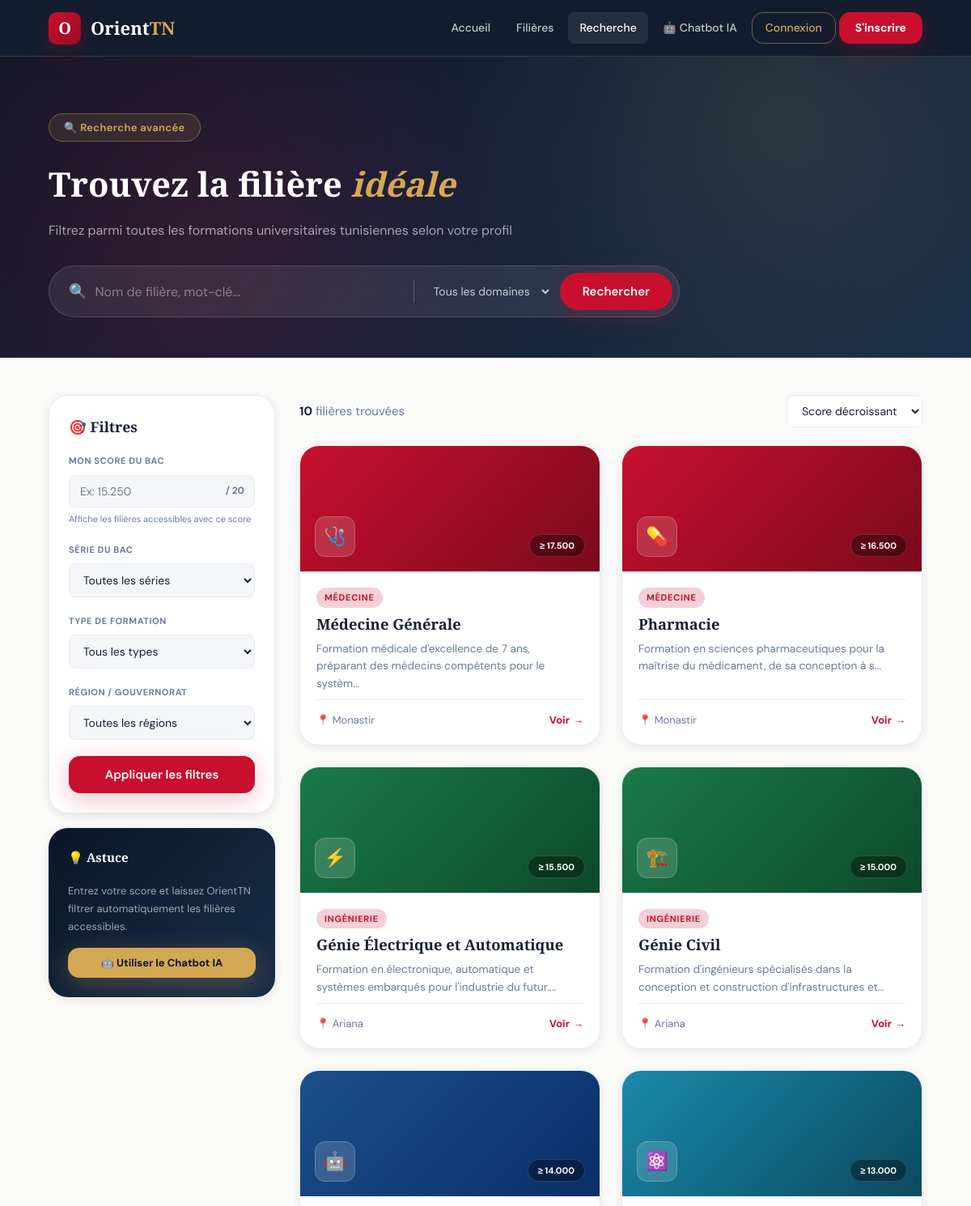
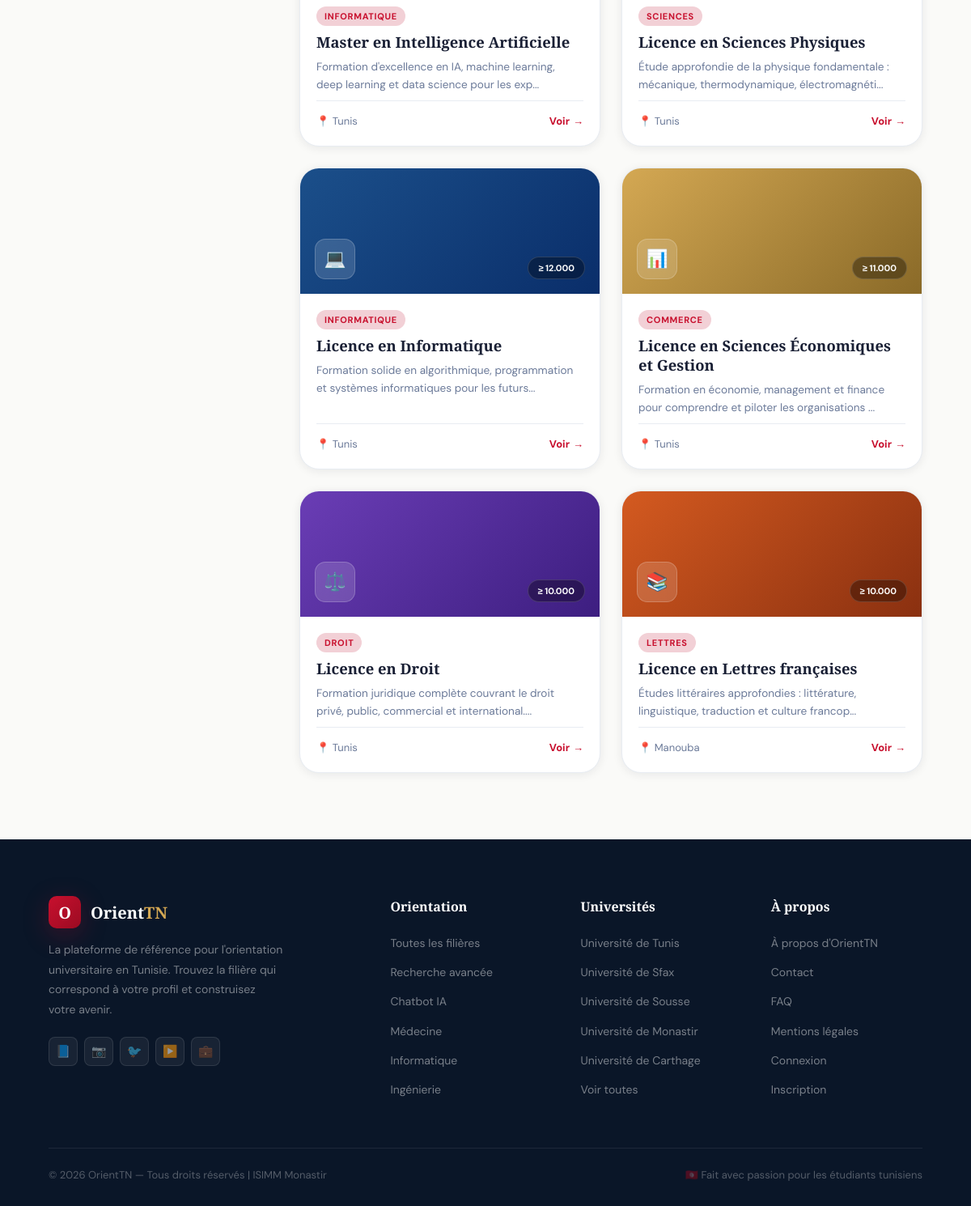
Page /recherche.php on the earlier database version (2 pictures, top to bottom).
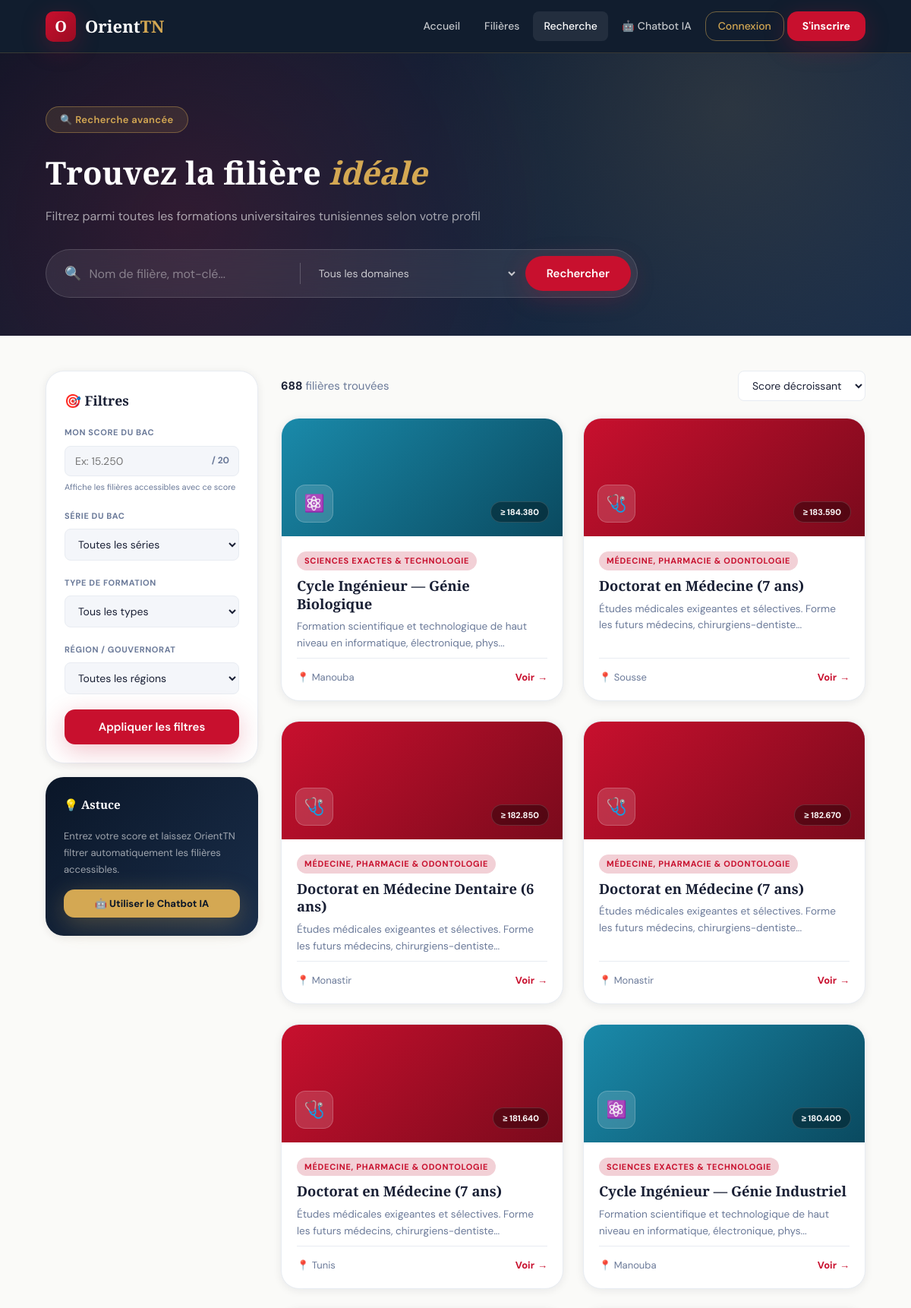
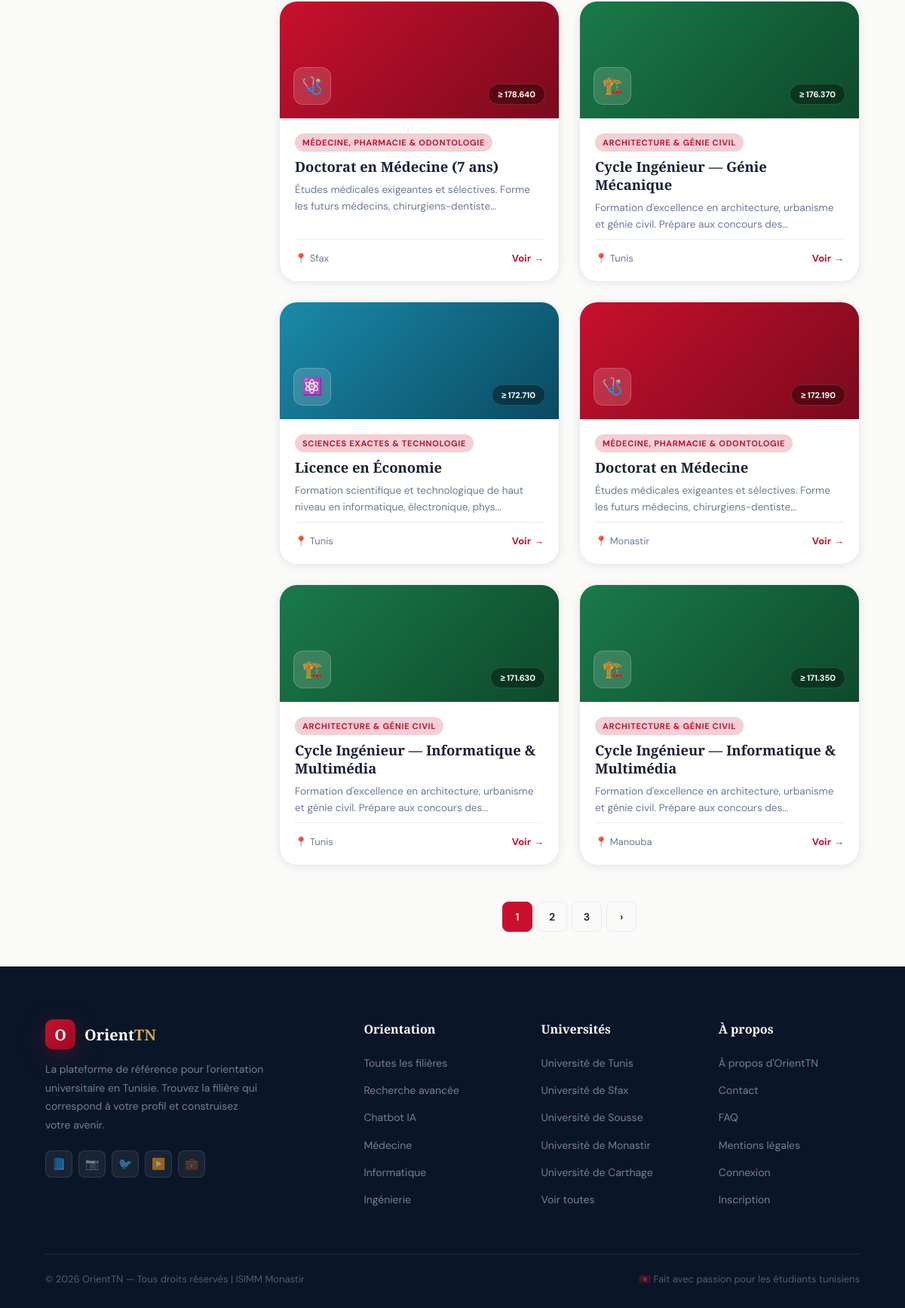
Same page on the later database version (2 pictures, top to bottom).
### tables this page shows
CREATE TABLE filieres (
    id              INT PRIMARY KEY AUTO_INCREMENT,
    code_orientation VARCHAR(10) NOT NULL UNIQUE COMMENT 'Code 5 chiffres du guide officiel',
    titre           VARCHAR(200) NOT NULL,
    domaine         VARCHAR(100) NOT NULL,
    type_formation  VARCHAR(100),
    description     TEXT,
    description_longue TEXT,
    debouches       JSON,
    matieres        JSON,
    universite_id   INT,
    score_min       DECIMAL(6,2) NOT NULL COMMENT 'Score min sur 210',
    score_moyen     DECIMAL(6,2),
    score_max       DECIMAL(6,2),
    capacite        INT,
    duree           TINYINT DEFAULT 3,
    langue          VARCHAR(60),
    formule_calcul  VARCHAR(100) COMMENT 'Formule de calcul du score (ex: FG+M)',
    bac_requis      VARCHAR(200) COMMENT 'Sections du bac acceptées',
    icon            VARCHAR(10),
    couleur_classe  VARCHAR(20) DEFAULT 'ct-def',
    statut          ENUM('active','inactive') DEFAULT 'active',
    created_at      DATETIME DEFAULT NOW(),
    updated_at      DATETIME DEFAULT NOW() ON UPDATE NOW(),
    FOREIGN KEY (universite_id) REFERENCES universites(id),
    INDEX idx_score    (score_min),
    INDEX idx_domaine  (domaine),
    INDEX idx_statut   (statut)
);

CREATE TABLE gouvernorats (
    id          INT PRIMARY KEY AUTO_INCREMENT,
    nom         VARCHAR(60)  NOT NULL,
    region      VARCHAR(60)  NOT NULL,
    created_at  DATETIME DEFAULT NOW()
);

### recherche.php (the view, shortened to what the changed rows need)
<?php
require('config.php');
$sort    = isset($_GET['sort'])    ? trim($_GET['sort'])      : 'score_desc';
$page    = max(1, (int)($_GET['page'] ?? 1));
$perPage = 12;
$where = ["f.statut = 'active'"];
$orderMap = [
    'score_desc' => 'f.score_min DESC',
    'score_asc'  => 'f.score_min ASC',
    'titre_asc'  => 'f.titre ASC',
    'recent'     => 'f.id DESC',
];
$orderBy = $orderMap[$sort] ?? 'f.score_min DESC';
$whereSql = implode(' AND ', $where);
$totalRow = $conn->query("
    SELECT COUNT(*) as c FROM filieres f
    LEFT JOIN universites u ON f.universite_id = u.id
    LEFT JOIN gouvernorats g ON u.gouvernorat_id = g.id
    WHERE $whereSql
")->fetch_assoc();
$total  = (int)$totalRow['c'];
$pages  = max(1, ceil($total / $perPage));
$offset = ($page - 1) * $perPage;
$filieres = $conn->query("
    SELECT f.*, u.nom as univ_nom, u.sigle as univ_sigle, g.nom as gouvernorat
    FROM filieres f
    LEFT JOIN universites u ON f.universite_id = u.id
    LEFT JOIN gouvernorats g ON u.gouvernorat_id = g.id
    WHERE $whereSql
    ORDER BY $orderBy
    LIMIT $perPage OFFSET $offset
")->fetch_all(MYSQLI_ASSOC);
function buildUrl($params) {
    $base = array_filter(array_merge($_GET, $params), fn($v) => $v !== '' && $v !== null);
    unset($base['page']);
    return 'recherche.php?' . http_build_query($base);
}
?>
<!DOCTYPE html>
<html lang="fr">
<head>
    <link rel="stylesheet" href="style.css">
</head>
<body>
<div class="search-hero">
    <div class="search-hero-inner">
        <h1>Trouvez la filière <em style="color:var(--gold);font-style:italic;">idéale</em></h1>
    </div>
</div>
<div class="page-body">
    <main>
        <div class="results-header">
            <p class="results-count">
                <strong><?= $total ?></strong> filière<?= $total > 1 ? 's' : '' ?> trouvée<?= $total > 1 ? 's' : '' ?>
            </p>
        </div>
        <?php if(empty($filieres)): ?>
        <div class="empty-state">
            <div class="ico">🔍</div>
            <h3>Aucune filière trouvée</h3>
            <p>Essayez de modifier vos critères de recherche ou d'élargir les filtres.</p>
            <a href="recherche.php" class="btn btn-primary">Réinitialiser la recherche</a>
        </div>
        <?php else: ?>
        <div class="grid-auto" style="margin-bottom:36px;">
            <?php foreach($filieres as $f): ?>
            <a href="detail.php?id=<?= $f['id'] ?>" class="filiere-card" style="text-decoration:none;">
                <div class="card-top <?= htmlspecialchars($f['couleur_classe'] ?? 'ct-def') ?>">
                    <div class="card-icon"><?= $f['icon'] ?? '🎓' ?></div>
                    <span class="card-score">≥ <?= number_format($f['score_min'],3) ?></span>
                </div>
                <div class="card-body">
                    <span class="card-chip"><?= htmlspecialchars($f['domaine']) ?></span>
                    <h3 class="card-title"><?= htmlspecialchars($f['titre']) ?></h3>
                    <p class="card-desc"><?= htmlspecialchars(mb_substr($f['description'] ?? '', 0, 90)) ?>...</p>
                    <div class="card-footer">
                        <span class="card-region">📍 <?= htmlspecialchars($f['gouvernorat'] ?? $f['univ_sigle'] ?? 'N/A') ?></span>
                        <span class="card-link">Voir <span>→</span></span>
                    </div>
                </div>
            </a>
            <?php endforeach; ?>
        </div>
        <?php if($pages > 1): ?>
        <div class="pagination">
            <?php for($i = max(1,$page-2); $i <= min($pages,$page+2); $i++): ?>
                <?php if($i === $page): ?>
                    <span class="pg-active"><?= $i ?></span>
                <?php else: ?>
                    <a href="<?= htmlspecialchars(buildUrl(['page'=>$i])) ?>"><?= $i ?></a>
                <?php endif; ?>
            <?php endfor; ?>
            <?php if($page < $pages): ?>
                <a href="<?= htmlspecialchars(buildUrl(['page'=>$page+1])) ?>">›</a>
            <?php endif; ?>
        </div>
        <?php endif; ?>
        <?php endif; ?>
    </main>
</div>
</body>
</html>

Differences in the rows shown:
no longer on this page (row edited): filieres: icon "🩺", score_min "17.500", domaine "MÉDECINE", titre "Médecine Générale", description "Formation médicale d'excellence de 7 ans, préparant des médecins compétents pour le systèm", gouvernorats.nom "Monastir"
no longer on this page (row edited): filieres: icon "💊", score_min "16.500", domaine "MÉDECINE", titre "Pharmacie", description "Formation en sciences pharmaceutiques pour la maîtrise du médicament, de sa conception à s", gouvernorats.nom "Monastir"
no longer on this page (row edited): filieres: icon "⚡", score_min "15.500", domaine "INGÉNIERIE", titre "Génie Électrique et Automatique", description "Formation en électronique, automatique et systèmes embarqués pour l'industrie du futur.", gouvernorats.nom "Ariana", couleur_classe "ct-ing" (drawn)
no longer on this page (row edited): filieres: icon "🏗️", score_min "15.000", domaine "INGÉNIERIE", titre "Génie Civil", description "Formation d'ingénieurs spécialisés dans la conception et construction d'infrastructures et", gouvernorats.nom "Ariana", couleur_classe "ct-ing" (drawn)
no longer on this page (row edited): filieres: icon "🤖", score_min "14.000", domaine "INFORMATIQUE", titre "Master en Intelligence Artificielle", description "Formation d'excellence en IA, machine learning, deep learning et data science pour les exp", gouvernorats.nom "Tunis", couleur_classe "ct-info" (drawn)
no longer on this page (row edited): filieres: icon "⚛️", score_min "13.000", domaine "SCIENCES", titre "Licence en Sciences Physiques", description "Étude approfondie de la physique fondamentale : mécanique, thermodynamique, électromagnéti", gouvernorats.nom "Tunis", couleur_classe "ct-sci" (drawn)
no longer on this page (row edited): filieres: icon "💻", score_min "12.000", domaine "INFORMATIQUE", titre "Licence en Informatique", description "Formation solide en algorithmique, programmation et systèmes informatiques pour les futurs", gouvernorats.nom "Tunis", couleur_classe "ct-info" (drawn)
no longer on this page (row edited): filieres: icon "📊", score_min "11.000", domaine "COMMERCE", titre "Licence en Sciences Économiques et Gestion", description "Formation en économie, management et finance pour comprendre et piloter les organisations", gouvernorats.nom "Tunis", couleur_classe "ct-com" (drawn)
no longer on this page (row edited): filieres: icon "⚖️", score_min "10.000", domaine "DROIT", titre "Licence en Droit", description "Formation juridique complète couvrant le droit privé, public, commercial et international.", gouvernorats.nom "Tunis", couleur_classe "ct-droit" (drawn)
no longer on this page (row edited): filieres: icon "📚", score_min "10.000", domaine "LETTRES", titre "Licence en Lettres françaises", description "Études littéraires approfondies : littérature, linguistique, traduction et culture francop", gouvernorats.nom "Manouba", couleur_classe "ct-lett" (drawn)
added filieres: icon "⚛️", score_min "184.380", domaine "SCIENCES EXACTES & TECHNOLOGIE", titre "Cycle Ingénieur — Génie Biologique", description "Formation scientifique et technologique de haut niveau en informatique, électronique, phys", gouvernorats.nom "Manouba", couleur_classe "ct-sci" (drawn)
added filieres: icon "🩺", score_min "183.590", domaine "MÉDECINE, PHARMACIE & ODONTOLOGIE", titre "Doctorat en Médecine (7 ans)", description "Études médicales exigeantes et sélectives. Forme les futurs médecins, chirurgiens-dentiste", gouvernorats.nom "Sousse"
added filieres: icon "🩺", score_min "182.850", domaine "MÉDECINE, PHARMACIE & ODONTOLOGIE", titre "Doctorat en Médecine Dentaire (6 ans)", description "Études médicales exigeantes et sélectives. Forme les futurs médecins, chirurgiens-dentiste", gouvernorats.nom "Monastir"
added filieres: icon "🩺", score_min "182.670", domaine "MÉDECINE, PHARMACIE & ODONTOLOGIE", titre "Doctorat en Médecine (7 ans)", description "Études médicales exigeantes et sélectives. Forme les futurs médecins, chirurgiens-dentiste", gouvernorats.nom "Monastir"
added filieres: icon "🩺", score_min "181.640", domaine "MÉDECINE, PHARMACIE & ODONTOLOGIE", titre "Doctorat en Médecine (7 ans)", description "Études médicales exigeantes et sélectives. Forme les futurs médecins, chirurgiens-dentiste", gouvernorats.nom "Tunis"
added filieres: icon "⚛️", score_min "180.400", domaine "SCIENCES EXACTES & TECHNOLOGIE", titre "Cycle Ingénieur — Génie Industriel", description "Formation scientifique et technologique de haut niveau en informatique, électronique, phys", gouvernorats.nom "Manouba", couleur_classe "ct-sci" (drawn)
added filieres: icon "🩺", score_min "178.640", domaine "MÉDECINE, PHARMACIE & ODONTOLOGIE", titre "Doctorat en Médecine (7 ans)", description "Études médicales exigeantes et sélectives. Forme les futurs médecins, chirurgiens-dentiste", gouvernorats.nom "Sfax"
added filieres: icon "🏗️", score_min "176.370", domaine "ARCHITECTURE & GÉNIE CIVIL", titre "Cycle Ingénieur — Génie Mécanique", description "Formation d'excellence en architecture, urbanisme et génie civil. Prépare aux concours des", gouvernorats.nom "Tunis", couleur_classe "ct-ing" (drawn)
added filieres: icon "⚛️", score_min "172.710", domaine "SCIENCES EXACTES & TECHNOLOGIE", titre "Licence en Économie", description "Formation scientifique et technologique de haut niveau en informatique, électronique, phys", gouvernorats.nom "Tunis", couleur_classe "ct-sci" (drawn)
added filieres: icon "🩺", score_min "172.190", domaine "MÉDECINE, PHARMACIE & ODONTOLOGIE", titre "Doctorat en Médecine", description "Études médicales exigeantes et sélectives. Forme les futurs médecins, chirurgiens-dentiste", gouvernorats.nom "Monastir"
added filieres: icon "🏗️", score_min "171.630", domaine "ARCHITECTURE & GÉNIE CIVIL", titre "Cycle Ingénieur — Informatique & Multimédia", description "Formation d'excellence en architecture, urbanisme et génie civil. Prépare aux concours des", gouvernorats.nom "Tunis", couleur_classe "ct-ing" (drawn)
added filieres: icon "🏗️", score_min "171.350", domaine "ARCHITECTURE & GÉNIE CIVIL", titre "Cycle Ingénieur — Informatique & Multimédia", description "Formation d'excellence en architecture, urbanisme et génie civil. Prépare aux concours des", gouvernorats.nom "Manouba", couleur_classe "ct-ing" (drawn)
Other differences:
$total: "10" → "688"
new list line: "1"
new list line: "2"
new list line: "3"
